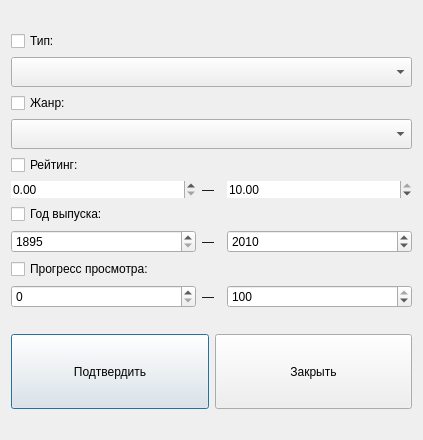
<?xml version="1.0" encoding="UTF-8"?>
<ui version="4.0">
 <class>MovieDetailsDialog</class>
 <widget class="QDialog" name="MovieDetailsDialog">
  <property name="geometry">
   <rect>
    <x>0</x>
    <y>0</y>
    <width>423</width>
    <height>440</height>
   </rect>
  </property>
  <property name="windowTitle">
   <string>Фильтры</string>
  </property>
  <layout class="QVBoxLayout" name="verticalLayout">
   <item>
    <layout class="QHBoxLayout" name="horizontalLayout">
     <item>
      <layout class="QVBoxLayout" name="verticalLayout_2">
       <item>
        <widget class="QCheckBox" name="checkBoxType">
         <property name="text">
          <string>Тип:</string>
         </property>
         <property name="icon">
          <iconset>
           <normaloff>../icons/film_frames.png</normaloff>../icons/film_frames.png</iconset>
         </property>
        </widget>
       </item>
       <item>
        <widget class="QComboBox" name="typeCombo">
         <property name="minimumSize">
          <size>
           <width>0</width>
           <height>30</height>
          </size>
         </property>
        </widget>
       </item>
       <item>
        <widget class="QCheckBox" name="checkBoxGenre">
         <property name="text">
          <string>Жанр:</string>
         </property>
         <property name="icon">
          <iconset>
           <normaloff>../icons/genres.png</normaloff>../icons/genres.png</iconset>
         </property>
        </widget>
       </item>
       <item>
        <widget class="QComboBox" name="genreCombo">
         <property name="minimumSize">
          <size>
           <width>0</width>
           <height>30</height>
          </size>
         </property>
        </widget>
       </item>
       <item>
        <widget class="QCheckBox" name="checkBoxRating">
         <property name="text">
          <string>Рейтинг:</string>
         </property>
         <property name="icon">
          <iconset>
           <normaloff>../icons/rating.png</normaloff>../icons/rating.png</iconset>
         </property>
        </widget>
       </item>
       <item>
        <layout class="QHBoxLayout" name="ratingLayout" stretch="10,1,10">
         <item>
          <widget class="QDoubleSpinBox" name="ratingSpin">
           <property name="frame">
            <bool>false</bool>
           </property>
           <property name="showGroupSeparator" stdset="0">
            <bool>false</bool>
           </property>
           <property name="maximum">
            <double>10.000000000000000</double>
           </property>
           <property name="singleStep">
            <double>0.100000000000000</double>
           </property>
          </widget>
         </item>
         <item>
          <widget class="QLabel" name="splitterLabel">
           <property name="text">
            <string>—</string>
           </property>
          </widget>
         </item>
         <item>
          <widget class="QDoubleSpinBox" name="ratingSpinTo">
           <property name="frame">
            <bool>false</bool>
           </property>
           <property name="maximum">
            <double>10.000000000000000</double>
           </property>
           <property name="singleStep">
            <double>0.100000000000000</double>
           </property>
           <property name="value">
            <double>10.000000000000000</double>
           </property>
          </widget>
         </item>
        </layout>
       </item>
       <item>
        <widget class="QCheckBox" name="checkBoxYears">
         <property name="text">
          <string>Год выпуска:</string>
         </property>
         <property name="icon">
          <iconset>
           <normaloff>../icons/years.png</normaloff>../icons/years.png</iconset>
         </property>
        </widget>
       </item>
       <item>
        <layout class="QHBoxLayout" name="yearLayout" stretch="10,1,10">
         <item>
          <widget class="QSpinBox" name="yearFromSpin">
           <property name="minimum">
            <number>1895</number>
           </property>
           <property name="maximum">
            <number>2100</number>
           </property>
           <property name="value">
            <number>1895</number>
           </property>
          </widget>
         </item>
         <item>
          <widget class="QLabel" name="splitterLabel_2">
           <property name="text">
            <string>—</string>
           </property>
          </widget>
         </item>
         <item>
          <widget class="QSpinBox" name="yearUpToSpin">
           <property name="minimum">
            <number>1895</number>
           </property>
           <property name="maximum">
            <number>2100</number>
           </property>
           <property name="value">
            <number>2010</number>
           </property>
          </widget>
         </item>
        </layout>
       </item>
       <item>
        <widget class="QCheckBox" name="checkBoxProgress">
         <property name="text">
          <string>Прогресс просмотра:</string>
         </property>
         <property name="icon">
          <iconset>
           <normaloff>../icons/progress.png</normaloff>../icons/progress.png</iconset>
         </property>
        </widget>
       </item>
       <item>
        <layout class="QHBoxLayout" name="progressLayout" stretch="10,1,10">
         <item>
          <widget class="QSpinBox" name="spinProgressFrom">
           <property name="prefix">
            <string/>
           </property>
          </widget>
         </item>
         <item>
          <widget class="QLabel" name="splitterLabel_3">
           <property name="text">
            <string>—</string>
           </property>
          </widget>
         </item>
         <item>
          <widget class="QSpinBox" name="spinProgressUpTo">
           <property name="maximum">
            <number>100</number>
           </property>
           <property name="value">
            <number>100</number>
           </property>
          </widget>
         </item>
        </layout>
       </item>
       <item>
        <spacer name="verticalSpacer">
         <property name="orientation">
          <enum>Qt::Vertical</enum>
         </property>
         <property name="sizeType">
          <enum>QSizePolicy::Fixed</enum>
         </property>
         <property name="sizeHint" stdset="0">
          <size>
           <width>20</width>
           <height>20</height>
          </size>
         </property>
        </spacer>
       </item>
       <item>
        <layout class="QHBoxLayout" name="buttonsLayout">
         <item>
          <widget class="QPushButton" name="saveButton">
           <property name="sizePolicy">
            <sizepolicy hsizetype="Minimum" vsizetype="Fixed">
             <horstretch>0</horstretch>
             <verstretch>0</verstretch>
            </sizepolicy>
           </property>
           <property name="minimumSize">
            <size>
             <width>75</width>
             <height>75</height>
            </size>
           </property>
           <property name="text">
            <string>Подтвердить</string>
           </property>
          </widget>
         </item>
         <item>
          <widget class="QPushButton" name="closeButton">
           <property name="minimumSize">
            <size>
             <width>75</width>
             <height>75</height>
            </size>
           </property>
           <property name="text">
            <string>Закрыть</string>
           </property>
          </widget>
         </item>
        </layout>
       </item>
      </layout>
     </item>
    </layout>
   </item>
  </layout>
 </widget>
 <resources/>
 <connections/>
</ui>
